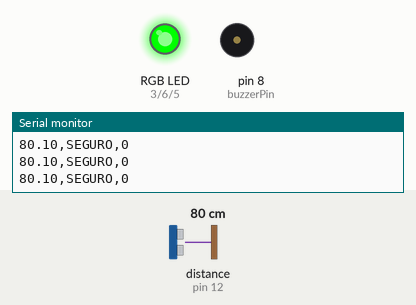
Bench run of a sketch on a simulated Arduino Uno, built with avr-gcc and run on an emulated ATmega328P. Shown: an RGB LED mixed from three pins (HIGH = lit), buzzer (waves = sounding), the last lines printed to the serial monitor. Wiring (inferred from the names in the program): ultrasonic range finder: trigger pin 11; echo pin 12. The test bench sets the inputs (shaded band); at power-on: distance to the obstacle (sensor on pin 12) 80 cm. The echo pulse lasts 58.3 µs per cm; pins used as bus, display or sensor lines are not drawn.

Above: at 1.2 s.
1.3 s: distance to the obstacle (sensor on pin 12) set to 69 cm
2.8 s: distance to the obstacle (sensor on pin 12) set to 60 cm
At 3.7 s:
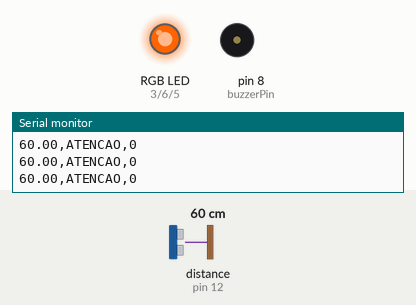
5.8 s: distance to the obstacle (sensor on pin 12) set to 50 cm
8.8 s: distance to the obstacle (sensor on pin 12) set to 43 cm
At 10.1 s:
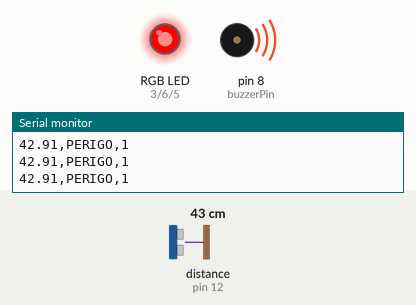
10.4 s: distance to the obstacle (sensor on pin 12) set to 120 cm
At 11.0 s:
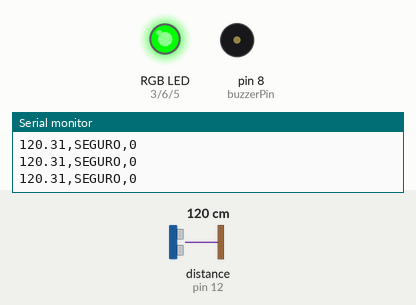
11.9 s: distance to the obstacle (sensor on pin 12) set to 2 cm
At 12.5 s:
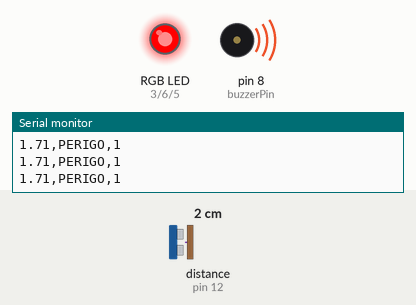
Timing chart, 0 to 14.4 s (numbered marks = the images above; inputs shaded):
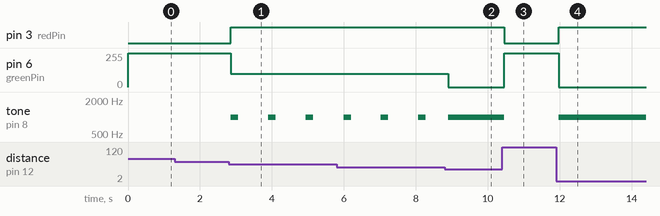

The sketch:

sensor_distancia.ino
```cpp
// ==========================================
// IOT MONITOR - SISTEMA DE PROXIMIDADE
// HC-SR04 + LED RGB + BUZZER
// Comunicação Serial com Raspberry Pi
// ==========================================

// HC-SR04
const int trigPin = 11;
const int echoPin = 12;

// LED RGB
const int redPin = 3;
const int bluePin = 5;
const int greenPin = 6;

// Buzzer
const int buzzerPin = 8;

// Limites de distância
const float limitePerigo = 45.0;
const float limiteAtencao = 65.0;

// Controle do buzzer
unsigned long ultimoBeep = 0;
const unsigned long intervaloBeep = 1000;
const unsigned long duracaoBeep = 150;

bool buzzerLigado = false;

// ==========================================
// SETUP
// ==========================================

void setup() {
  Serial.begin(9600);

  pinMode(trigPin, OUTPUT);
  pinMode(echoPin, INPUT);

  pinMode(redPin, OUTPUT);
  pinMode(greenPin, OUTPUT);
  pinMode(bluePin, OUTPUT);

  pinMode(buzzerPin, OUTPUT);

  digitalWrite(trigPin, LOW);

  noTone(buzzerPin);
  desligarLED();
}

// ==========================================
// LOOP PRINCIPAL
// ==========================================

void loop() {

  float distancia = medirDistancia();

  String situacao;
  unsigned long agora = millis();

  if (distancia < 0) {

    situacao = "SENSOR_ERRO";

    desligarLED();
    noTone(buzzerPin);
    buzzerLigado = false;

  }

  else if (distancia < limitePerigo) {

    situacao = "PERIGO";

    analogWrite(redPin, 255);
    analogWrite(greenPin, 0);
    analogWrite(bluePin, 0);

    tone(buzzerPin, 1000);
    buzzerLigado = true;

  }

  else if (distancia <= limiteAtencao) {

    situacao = "ATENCAO";

    analogWrite(redPin, 255);
    analogWrite(greenPin, 100);
    analogWrite(bluePin, 0);

    if (buzzerLigado) {

      if (agora - ultimoBeep >= duracaoBeep) {
        noTone(buzzerPin);
        buzzerLigado = false;
      }

    } else if (agora - ultimoBeep >= intervaloBeep) {

      tone(buzzerPin, 1000);
      ultimoBeep = agora;
      buzzerLigado = true;

    }

  }

  else {

    situacao = "SEGURO";

    analogWrite(redPin, 0);
    analogWrite(greenPin, 255);
    analogWrite(bluePin, 0);

    noTone(buzzerPin);
    buzzerLigado = false;

  }

  // Envio dos dados para o Raspberry Pi
  Serial.print(distancia, 2);
  Serial.print(",");
  Serial.print(situacao);
  Serial.print(",");
  Serial.println(buzzerLigado ? 1 : 0);

  delay(100);
}

// ==========================================
// MEDIR DISTÂNCIA
// ==========================================

float medirDistancia() {

  digitalWrite(trigPin, LOW);
  delayMicroseconds(2);

  digitalWrite(trigPin, HIGH);
  delayMicroseconds(10);

  digitalWrite(trigPin, LOW);

  long tempo = pulseIn(echoPin, HIGH, 30000);

  if (tempo == 0) {
    return -1;
  }

  return tempo / 58.0;
}

// ==========================================
// DESLIGAR LED RGB
// ==========================================

void desligarLED() {

  analogWrite(redPin, 0);
  analogWrite(greenPin, 0);
  analogWrite(bluePin, 0);

}
```

Measured:
- the behaviour switches between 65 and 64 cm on distance to the obstacle (sensor on pin 12) (found by bisection; images 0 and 1)
- the behaviour switches between 46 and 45 cm on distance to the obstacle (sensor on pin 12) (found by bisection; images 1 and 2)
- after the input at 2.8 s, pin 3 (redPin): LOW → HIGH after 0.05 s; pin 6 (greenPin): 255/255 → 100/255 after 0.05 s; tone on pin 8 (buzzerPin): alternates 1000 Hz for 0.21 s and silent for 0.84 s, starting after 0.05 s
- after the input at 8.8 s, pin 6 (greenPin): 100/255 → 0/255 after 0.11 s
- after the input at 10.4 s, pin 3 (redPin): HIGH → LOW after 0.07 s; pin 6 (greenPin): 0/255 → 255/255 after 0.07 s; tone on pin 8 (buzzerPin): 1000 Hz → silent after 0.07 s
- after the input at 11.9 s, pin 3 (redPin): LOW → HIGH after 0.07 s; pin 6 (greenPin): 255/255 → 0/255 after 0.07 s; tone on pin 8 (buzzerPin): silent → 1000 Hz after 0.07 s
